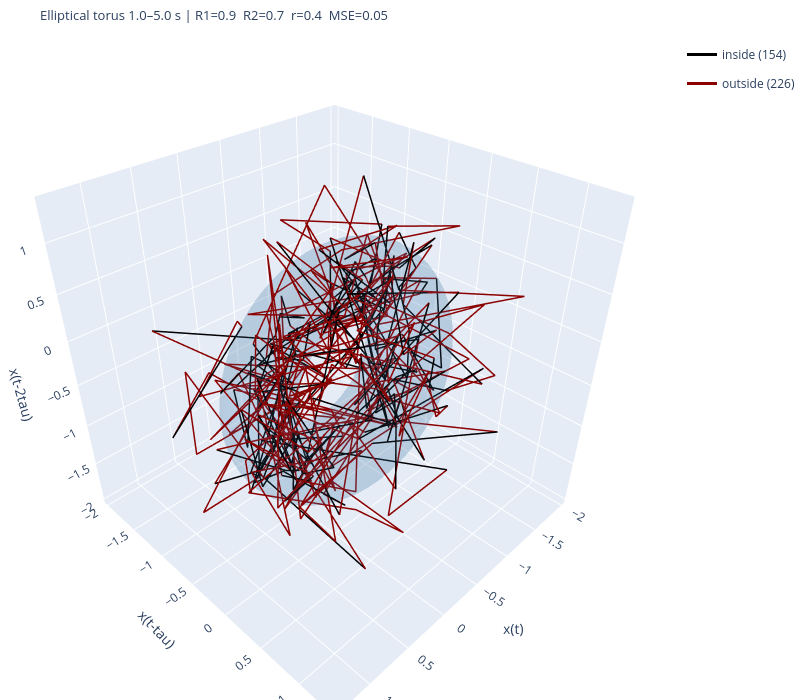

Source (notebook cell):
### Code cell
# --- AR(4): Max Noise (SNR = 0 dB) ---
print("AR(4) — SNR = 0 dB")
plot_two_torus_fit(max_noise_fits[4])
plt.show()
